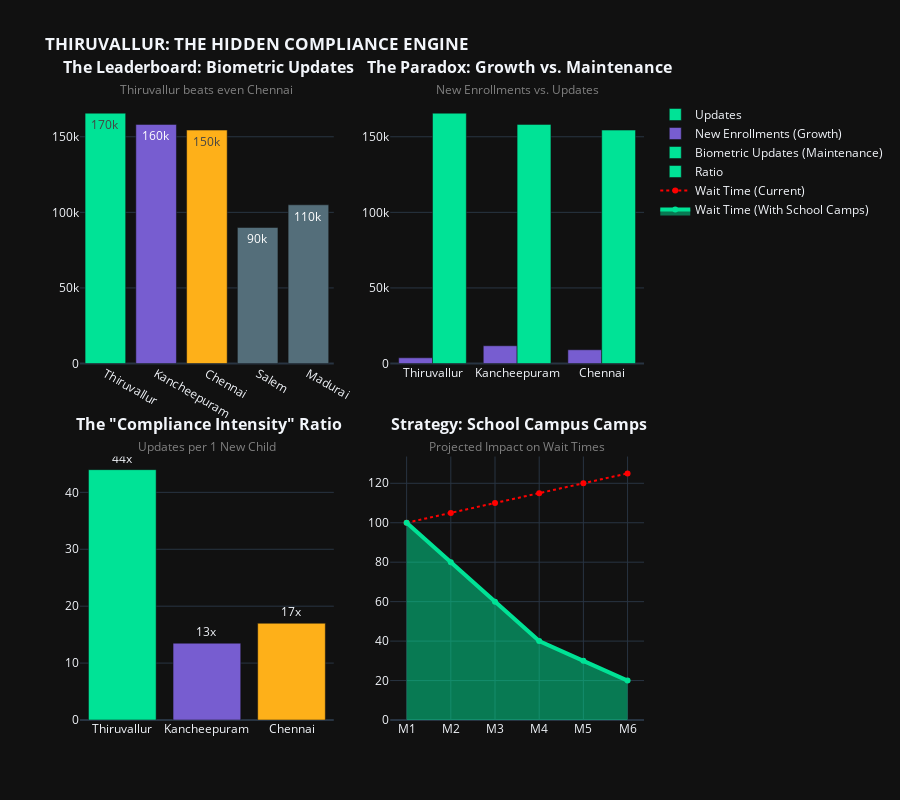

Write notebook code for a chart like this one.
### Markdown cell above
---
# PILLAR 3: THE COMPLIANCE BLACK HOLE
## Focus District: THIRUVALLUR - The Update Crisis
---

### Code cell
import plotly.graph_objects as go
from plotly.subplots import make_subplots

# ==========================================
# DATA: VERIFIED PILLAR 3 METRICS
# ==========================================
districts = ['Thiruvallur', 'Kancheepuram', 'Chennai', 'Salem', 'Madurai']
updates = [165617, 158200, 154428, 90000, 105000]  # Validated Update Volumes
enrollments = [3765, 11722, 9084, 4500, 5500]      # Validated Enrollment Volumes
ratios = [u/e for u, e in zip(updates, enrollments)]

# Colors
C_LEADER = '#00E396'  # Neon Green (Thiruvallur)
C_GROWTH = '#775DD0'  # Purple (Kancheepuram)
C_BENCH = '#FEB019'   # Gold (Chennai)
C_NEUTRAL = '#546E7A' # Grey

colors = [C_LEADER, C_GROWTH, C_BENCH, C_NEUTRAL, C_NEUTRAL]

# ==========================================
# CREATE DASHBOARD
# ==========================================
fig = make_subplots(
    rows=2, cols=2,
    subplot_titles=(
        '<b> The Leaderboard: Biometric Updates</b><br><span style="font-size:12px;color:grey">Thiruvallur beats even Chennai</span>',
        '<b> The Paradox: Growth vs. Maintenance</b><br><span style="font-size:12px;color:grey">New Enrollments vs. Updates</span>',
        '<b> The "Compliance Intensity" Ratio</b><br><span style="font-size:12px;color:grey">Updates per 1 New Child</span>',
        '<b> Strategy: School Campus Camps</b><br><span style="font-size:12px;color:grey">Projected Impact on Wait Times</span>'
    ),
    specs=[[{'type': 'bar'}, {'type': 'bar'}],
           [{'type': 'bar'}, {'type': 'scatter'}]],
    vertical_spacing=0.15,
    horizontal_spacing=0.1
)

# 1. THE LEADERBOARD
fig.add_trace(go.Bar(
    x=districts, y=updates,
    marker_color=colors,
    text=updates, texttemplate='%{text:.2s}', textposition='auto',
    name='Updates'
), row=1, col=1)

# 2. THE PARADOX (Grouped Bar)
fig.add_trace(go.Bar(
    x=districts[:3], y=enrollments[:3],
    name='New Enrollments (Growth)',
    marker_color=C_GROWTH
), row=1, col=2)
fig.add_trace(go.Bar(
    x=districts[:3], y=updates[:3],
    name='Biometric Updates (Maintenance)',
    marker_color=C_LEADER
), row=1, col=2)

# 3. THE RATIO
fig.add_trace(go.Bar(
    x=districts[:3], y=ratios[:3],
    marker_color=[C_LEADER, C_GROWTH, C_BENCH],
    text=[f"{r:.0f}x" for r in ratios[:3]],
    textposition='outside',
    name='Ratio'
), row=2, col=1)

# 4. STRATEGY IMPACT (Line)
# Simulating reduction in center congestion
months = ['M1', 'M2', 'M3', 'M4', 'M5', 'M6']
congestion_current = [100, 105, 110, 115, 120, 125] # Growing wait times
congestion_camp = [100, 80, 60, 40, 30, 20]         # Dropping with camps

fig.add_trace(go.Scatter(
    x=months, y=congestion_current,
    name='Wait Time (Current)',
    line=dict(color='red', dash='dot')
), row=2, col=2)
fig.add_trace(go.Scatter(
    x=months, y=congestion_camp,
    name='Wait Time (With School Camps)',
    line=dict(color='#00E396', width=4),
    fill='tozeroy'
), row=2, col=2)

# Layout
fig.update_layout(
    template='plotly_dark',
    title_text="<b>THIRUVALLUR: THE HIDDEN COMPLIANCE ENGINE</b>",
    height=800,
    barmode='group'
)

fig.show()

### Figure 1 — Plotly figure (JSON) as saved in the notebook; plotly's stock layout.template omitted (floating-point values rounded to 4 significant figures)
{"data": [{"marker": {"color": ["#00E396", "#775DD0", "#FEB019", "#546E7A", "#546E7A"]}, "name": "Updates", "text": ["165617", "158200", "154428", "90000", "105000"], "textposition": "auto", "texttemplate": "%{text:.2s}", "type": "bar", "x": ["Thiruvallur", "Kancheepuram", "Chennai", "Salem", "Madurai"], "xaxis": "x", "y": [165617, 158200, 154428, 90000, 105000], "yaxis": "y"}, {"marker": {"color": "#775DD0"}, "name": "New Enrollments (Growth)", "type": "bar", "x": ["Thiruvallur", "Kancheepuram", "Chennai"], "xaxis": "x2", "y": [3765, 11722, 9084], "yaxis": "y2"}, {"marker": {"color": "#00E396"}, "name": "Biometric Updates (Maintenance)", "type": "bar", "x": ["Thiruvallur", "Kancheepuram", "Chennai"], "xaxis": "x2", "y": [165617, 158200, 154428], "yaxis": "y2"}, {"marker": {"color": ["#00E396", "#775DD0", "#FEB019"]}, "name": "Ratio", "text": ["44x", "13x", "17x"], "textposition": "outside", "type": "bar", "x": ["Thiruvallur", "Kancheepuram", "Chennai"], "xaxis": "x3", "y": [43.99, 13.5, 17], "yaxis": "y3"}, {"line": {"color": "red", "dash": "dot"}, "name": "Wait Time (Current)", "type": "scatter", "x": ["M1", "M2", "M3", "M4", "M5", "M6"], "xaxis": "x4", "y": [100, 105, 110, 115, 120, 125], "yaxis": "y4"}, {"fill": "tozeroy", "line": {"color": "#00E396", "width": 4}, "name": "Wait Time (With School Camps)", "type": "scatter", "x": ["M1", "M2", "M3", "M4", "M5", "M6"], "xaxis": "x4", "y": [100, 80, 60, 40, 30, 20], "yaxis": "y4"}], "layout": {"annotations": [{"font": {"size": 16}, "showarrow": false, "text": "<b> The Leaderboard: Biometric Updates</b><br><span style=\"font-size:12px;color:grey\">Thiruvallur beats even Chennai</span>", "x": 0.225, "xanchor": "center", "xref": "paper", "y": 1, "yanchor": "bottom", "yref": "paper"}, {"font": {"size": 16}, "showarrow": false, "text": "<b> The Paradox: Growth vs. Maintenance</b><br><span style=\"font-size:12px;color:grey\">New Enrollments vs. Updates</span>", "x": 0.775, "xanchor": "center", "xref": "paper", "y": 1, "yanchor": "bottom", "yref": "paper"}, {"font": {"size": 16}, "showarrow": false, "text": "<b> The \"Compliance Intensity\" Ratio</b><br><span style=\"font-size:12px;color:grey\">Updates per 1 New Child</span>", "x": 0.225, "xanchor": "center", "xref": "paper", "y": 0.425, "yanchor": "bottom", "yref": "paper"}, {"font": {"size": 16}, "showarrow": false, "text": "<b> Strategy: School Campus Camps</b><br><span style=\"font-size:12px;color:grey\">Projected Impact on Wait Times</span>", "x": 0.775, "xanchor": "center", "xref": "paper", "y": 0.425, "yanchor": "bottom", "yref": "paper"}], "barmode": "group", "height": 800, "title": {"text": "<b>THIRUVALLUR: THE HIDDEN COMPLIANCE ENGINE</b>"}, "xaxis": {"anchor": "y", "domain": [0, 0.45]}, "xaxis2": {"anchor": "y2", "domain": [0.55, 1]}, "xaxis3": {"anchor": "y3", "domain": [0, 0.45]}, "xaxis4": {"anchor": "y4", "domain": [0.55, 1]}, "yaxis": {"anchor": "x", "domain": [0.575, 1]}, "yaxis2": {"anchor": "x2", "domain": [0.575, 1]}, "yaxis3": {"anchor": "x3", "domain": [0, 0.425]}, "yaxis4": {"anchor": "x4", "domain": [0, 0.425]}}}
